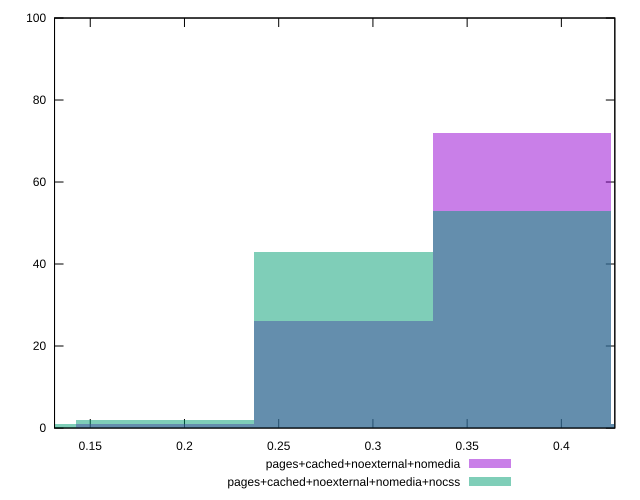

The gnuplot source for this figure:
reset

$pagesCachedNoexternalNomedia <<EOF
0.3791894683756508 72
0.2843921012817381 26
0.47398683546956355 1
0.1895947341878254 1
EOF

$pagesCachedNoexternalNomediaNocss <<EOF
0.3791894683756508 53
0.2843921012817381 43
0.1895947341878254 2
0.47398683546956355 1
0.0947973670939127 1
EOF

set key outside below
set boxwidth 0.0947973670939127
set xrange [0.131044231167718:0.4283688948059046]
set yrange [0:100]
set trange [0:100]
set style fill transparent solid 0.5 noborder
set terminal svg size 640, 500 enhanced background rgb 'white'
set output "reprap/meta/pScore/comparison/histogram/3_vs_4.svg"

plot $pagesCachedNoexternalNomedia title "pages+cached+noexternal+nomedia" with boxes, \
     $pagesCachedNoexternalNomediaNocss title "pages+cached+noexternal+nomedia+nocss" with boxes

reset
